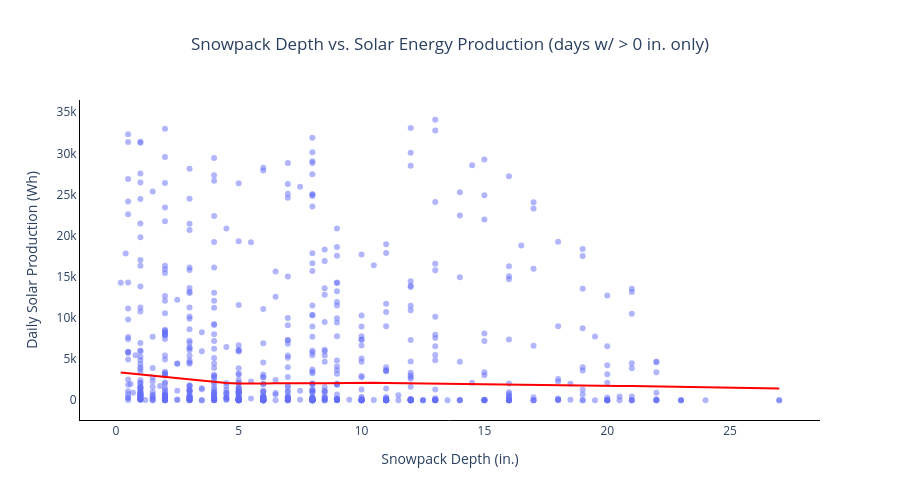

The code cell stored with this chart in its notebook:
### Markdown cell above
Similarly to what we did with snowfall, let's make another scatterplot, this time excluding days with no snowpack (as to better understand the relationship between persistent snowpack and solar production).

### Code cell
snowpack_vs_solar_filter = px.scatter(
    snow_solar.query('snowpack > 0'),
    x='snowpack',
    y='daily_total',
    opacity=0.5,
    trendline='lowess',
    trendline_color_override='red',
    height=500,
    title='Snowpack Depth vs. Solar Energy Production (days w/ > 0 in. only)',
    labels={
        'snowpack': 'Snowpack Depth (in.)',
        'daily_total': 'Daily Solar Production (Wh)'
    }
).update_xaxes(
    showgrid=False,
    showline=True,
    linewidth=1,
    linecolor='black'
).update_yaxes(
    showgrid=False,
    showline=True,
    linewidth=1,
    linecolor='black'
).update_layout(
    title={'x': 0.5},
    plot_bgcolor='rgba(0,0,0,0)'
)

snowpack_vs_solar_filter.show()

### Figure 1 — Plotly figure (JSON) as saved in the notebook; plotly's stock layout.template omitted (floating-point values rounded to 4 significant figures; data arrays with more than 128 entries replaced by an {"elided": "..."} marker saying what was removed)
{"data": [{"hovertemplate": "Snowpack Depth (in.)=%{x}<br>Daily Solar Production (Wh)=%{y}<extra></extra>", "legendgroup": "", "marker": {"color": "#636efa", "opacity": 0.5, "symbol": "circle"}, "mode": "markers", "name": "", "orientation": "v", "showlegend": false, "type": "scatter", "x": {"elided": "698 float values"}, "xaxis": "x", "y": {"elided": "698 float values"}, "yaxis": "y"}, {"hovertemplate": "<b>LOWESS trendline</b><br><br>Snowpack Depth (in.)=%{x}<br>Daily Solar Production (Wh)=%{y} <b>(trend)</b><extra></extra>", "legendgroup": "", "line": {"color": "red"}, "marker": {"color": "#636efa", "symbol": "circle"}, "mode": "lines", "name": "", "showlegend": false, "type": "scatter", "x": {"elided": "698 float values"}, "xaxis": "x", "y": {"elided": "698 float values"}, "yaxis": "y"}], "layout": {"height": 500, "legend": {"tracegroupgap": 0}, "plot_bgcolor": "rgba(0,0,0,0)", "title": {"text": "Snowpack Depth vs. Solar Energy Production (days w/ > 0 in. only)", "x": 0.5}, "xaxis": {"anchor": "y", "domain": [0, 1], "linecolor": "black", "linewidth": 1, "showgrid": false, "showline": true, "title": {"text": "Snowpack Depth (in.)"}}, "yaxis": {"anchor": "x", "domain": [0, 1], "linecolor": "black", "linewidth": 1, "showgrid": false, "showline": true, "title": {"text": "Daily Solar Production (Wh)"}}}}
